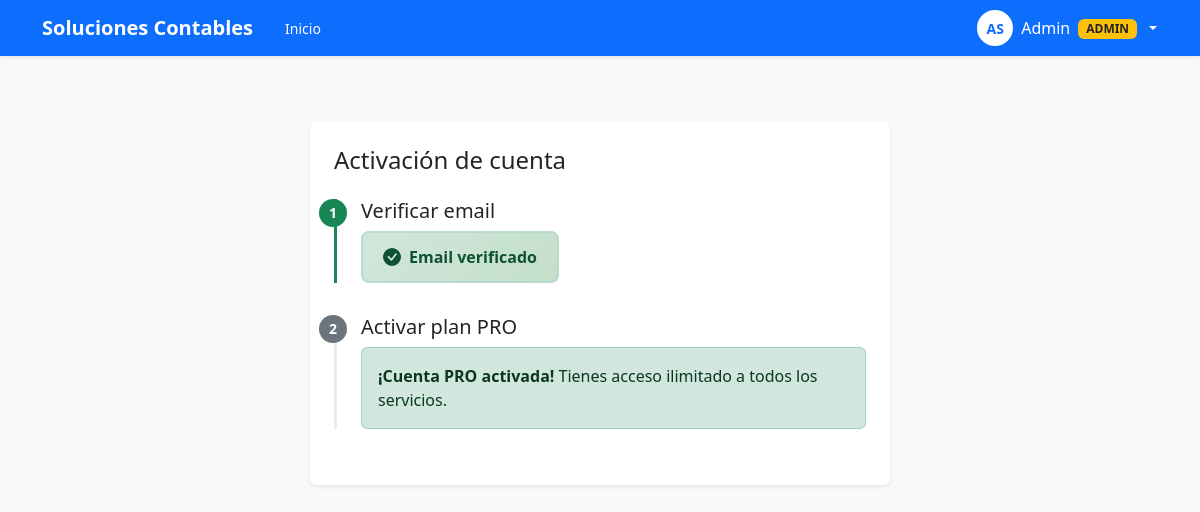
The app's page /auth/upgrade (signed in) with its own data.
### proc_detracciones/models.py (models this page shows, shortened)
class User(db.Model, UserMixin):
    __tablename__ = "user"
    id = db.Column(db.Integer, primary_key=True)
    email = db.Column(db.String(255), unique=True, nullable=True, index=True)
    username = db.Column(db.String(64), unique=True, nullable=True, index=True)
    password_hash = db.Column(db.String(255), nullable=True)
    role = db.Column(db.String(20), default="user", nullable=False)
    is_active_flag = db.Column(db.Boolean, default=True, nullable=False)
    trial_ends_at = db.Column(db.DateTime(timezone=True), nullable=True)
    is_email_verified = db.Column(db.Boolean, default=False, nullable=False)
    email_verified_at = db.Column(db.DateTime(timezone=True), nullable=True)
    first_name = db.Column(db.String(120), nullable=True)
    last_name = db.Column(db.String(120), nullable=True)
    phone = db.Column(db.String(15), nullable=True)  # ✅ NUEVO CAMPO
    account_status = db.Column(db.String(24), default="TRIAL_ACTIVO", nullable=False)
    payment_proof_submitted_at = db.Column(db.DateTime(timezone=True), nullable=True)
    payment_proof_url = db.Column(db.Text, nullable=True)
    payment_reviewed_at = db.Column(db.DateTime(timezone=True), nullable=True)
    payment_reviewed_by_admin_id = db.Column(db.Integer, db.ForeignKey("user.id"), nullable=True)
    reviewed_by_admin = db.relationship("User", remote_side=[id], backref="reviewed_users", uselist=False)
    created_at = db.Column(db.DateTime(timezone=True), default=utcnow, nullable=False)
    payment_proof_reviewed_at = db.Column(db.DateTime(timezone=True), nullable=True)
    def get_active_subscription(self):
        from datetime import datetime, timezone
        return UserPlanSubscription.query.filter(
            UserPlanSubscription.user_id == self.id,
            UserPlanSubscription.is_active == True,
            UserPlanSubscription.ends_at > datetime.now(timezone.utc)
        ).order_by(UserPlanSubscription.ends_at.desc()).first()
    @property
    def is_active(self) -> bool:
        return bool(self.is_active_flag)

### proc_detracciones/routes/auth.py (the view)
@auth_bp.get("/upgrade")
@login_required
def upgrade():
    if not current_user.email:
        return redirect(url_for("auth.register_get"))
    if current_user.account_status == 'ACTIVO':
        active_sub = current_user.get_active_subscription()
        if active_sub:
            return render_template("plan_status.html", subscription=active_sub)
    return render_template("upgrade.html")

### proc_detracciones/templates/upgrade.html (shortened to what this page needs)
{% extends "_base.html" %} {% block title %}Activar plan PRO{% endblock %}  {% block content %}
<div class="container py-5">
  <div class="card shadow-sm border-0 verification-card">
    <div class="card-body p-4">
      <h4 class="mb-4">
        {% if current_user.account_status == 'TRIAL_ACTIVO' %} Actualizar a plan
        de pago {% else %} Activación de cuenta {% endif %}
      </h4>
      <div
        class="step-container {% if current_user.is_email_verified %}completed{% endif %} {% if not current_user.first_name or not current_user.last_name %}disabled{% endif %}"
        id="step-1"
      >
        <div class="step-number">
          {% if current_user.first_name and current_user.last_name %}1{% else
          %}2{% endif %}
        </div>
        <h5 class="mb-2">Verificar email</h5>
        {% if not current_user.is_email_verified %} {% if not
        current_user.first_name or not current_user.last_name %}
        <p class="text-muted small mb-0">
          Completa tus datos personales primero
        </p>
        {% else %}
        <p class="text-muted small mb-3">
          {% if current_user.email %} Enviaremos un código de verificación a
          <strong>{{ current_user.email }}</strong>
          {% else %} Primero necesitas registrar un email válido {% endif %}
        </p>
        {% if current_user.email %}
        <div id="verificationArea">
          <div class="d-flex gap-2 mb-3">
            {% for i in range(4) %}
            <input
              type="text"
              maxlength="1"
              inputmode="numeric"
              autocomplete="off"
              class="form-control code-input"
              data-index="{{ i }}"
            />
            {% endfor %}
          </div>
          <div class="d-flex gap-2">
            <button id="btn-verify" class="btn btn-primary btn-sm" disabled>
              Verificar
            </button>
            <button id="btn-resend" class="btn-resend" type="button">
              <svg
                width="14"
                height="14"
                fill="currentColor"
                viewBox="0 0 16 16"
              >
                <path
                  fill-rule="evenodd"
                  d="M8 3a5 5 0 1 0 4.546 2.914.5.5 0 0 1 .908-.417A6 6 0 1 1 8 2v1z"
                />
                <path
                  d="M8 4.466V.534a.25.25 0 0 1 .41-.192l2.36 1.966c.12.1.12.284 0 .384L8.41 4.658A.25.25 0 0 1 8 4.466z"
                />
              </svg>
              <span id="btn-text">Enviar código</span>
            </button>
          </div>
        </div>
        <div id="verifiedArea" class="d-none">
          <div class="verified-badge">
            <svg width="18" height="18" fill="currentColor" viewBox="0 0 16 16">
              <path
                d="M16 8A8 8 0 1 1 0 8a8 8 0 0 1 16 0zm-3.97-3.03a.75.75 0 0 0-1.08.022L7.477 9.417 5.384 7.323a.75.75 0 0 0-1.06 1.06L6.97 11.03a.75.75 0 0 0 1.079-.02l3.992-4.99a.75.75 0 0 0-.01-1.05z"
              />
            </svg>
            Email verificado
          </div>
        </div>
        {% endif %} {% endif %} {% else %}
        <div class="verified-badge">
          <svg width="18" height="18" fill="currentColor" viewBox="0 0 16 16">
            <path
              d="M16 8A8 8 0 1 1 0 8a8 8 0 0 1 16 0zm-3.97-3.03a.75.75 0 0 0-1.08.022L7.477 9.417 5.384 7.323a.75.75 0 0 0-1.06 1.06L6.97 11.03a.75.75 0 0 0 1.079-.02l3.992-4.99a.75.75 0 0 0-.01-1.05z"
            />
          </svg>
          Email verificado
        </div>
        {% endif %}
      </div>
      <div
        class="step-container {% if not current_user.is_email_verified or not current_user.first_name or not current_user.last_name %}disabled{% endif %}"
        id="step-2"
      >
        <div class="step-number">
          {% if current_user.first_name and current_user.last_name %}2{% else
          %}3{% endif %}
        </div>
        <h5 class="mb-2">Activar plan PRO</h5>
        {% if current_user.account_status == 'ACTIVO' %}
        <div class="alert alert-success mb-0">
          <strong>¡Cuenta PRO activada!</strong> Tienes acceso ilimitado a todos
          los servicios.
        </div>
        {% elif current_user.account_status == 'PENDIENTE_REVISION' %}
        <div class="alert alert-info mb-0">
          <strong>Tu pago está en revisión.</strong> Te notificaremos cuando tu
          cuenta PRO sea activada.
        </div>
        {% endif %}
      </div>
    </div>
  </div>
</div>
{% endblock %}

### proc_detracciones/templates/_base.html (shortened to what this page needs)
<!DOCTYPE html>
<html lang="es">
  <head>
    <link
      href="https://cdn.jsdelivr.net/npm/bootstrap@5.3.2/dist/css/bootstrap.min.css"
      rel="stylesheet"
    />
  </head>
  <body class="bg-light">
    <nav
      class="navbar navbar-expand-lg navbar-dark bg-primary navbar-sticky shadow-sm"
    >
      <div class="container">
        <a
          class="navbar-brand fw-semibold"
          href="{{ url_for('home.index') if current_user.is_authenticated else url_for('auth.login') }}"
        >
          Soluciones Contables
        </a>
        {% if current_user.is_authenticated %}
        <div class="breadcrumb-inline d-none d-lg-flex align-items-center ms-3">
          <a href="{{ url_for('home.index') }}">Inicio</a>
        </div>
        {% endif %}
        <div class="collapse navbar-collapse" id="navbarNav">
          <div class="d-flex align-items-center gap-3">
            {% if current_user.is_authenticated %} {% set status =
            (current_user.account_status or 'TRIAL_ACTIVO') %}
            <div class="dropdown">
              <button
                class="btn btn-link text-white dropdown-toggle text-decoration-none p-0 d-flex align-items-center gap-2"
                type="button"
                data-bs-toggle="dropdown"
              >
                <div class="user-avatar">
                  {% if current_user.first_name and current_user.last_name %} {{
                  current_user.first_name[0]|upper }}{{
                  current_user.last_name[0]|upper }} {% elif
                  current_user.username %} {{ current_user.username[:2]|upper }}
                  {% elif current_user.email %} {{ current_user.email[0]|upper
                  }} {% else %} U {% endif %}
                </div>
                <span class="d-none d-md-inline fw-500">
                  {% if current_user.first_name %} {{ current_user.first_name }}
                  {% if current_user.role == 'admin' %}
                  <span class="badge bg-warning text-dark ms-1">ADMIN</span>
                  {% endif %} {% elif current_user.username %} {{
                  current_user.username }} {% elif current_user.email %} {{
                  current_user.email.split('@')[0] }} {% else %} Usuario {%
                  endif %}
                </span>
              </button>
            </div>
            {% endif %}
          </div>
        </div>
      </div>
    </nav>
    <div class="container" style="max-width: 980px; padding-top: 18px">
       {% block content %}{% endblock %}
    </div>
  </body>
</html>

### proc_detracciones/templates/_base.html (style rules this page uses)
.navbar-sticky { position: sticky; top: 0; z-index: 1020; }
body { padding-top: 0; }
.user-avatar { width: 36px; height: 36px; background: white; color: #0d6efd; border-radius: 50%; display: flex; align-items: center; justify-content: center; font-weight: 600; font-size: 0.875rem; border: 2px solid rgba(255, 255, 255, 0.3); }
.breadcrumb-inline { color: rgba(255, 255, 255, 0.7); font-size: 0.875rem; }
.breadcrumb-inline a { color: white; text-decoration: none; transition: opacity 0.2s; }

### proc_detracciones/templates/upgrade.html (style rules this page uses)
.verified-badge { display: inline-flex; align-items: center; gap: 0.5rem; padding: 0.75rem 1.25rem; background: linear-gradient(135deg, #d1e7dd 0%, #c3dfc9 100%); border: 2px solid #badbcc; border-radius: 0.5rem; color: #0f5132; font-weight: 600; animation: slideIn 0.3s ease; }
.step-container { border-left: 3px solid #e9ecef; padding-left: 1.5rem; margin-bottom: 2rem; position: relative; }
.step-container.completed { border-color: #198754; }
.step-number { position: absolute; left: -1.125rem; top: 0; width: 1.75rem; height: 1.75rem; background: #6c757d; color: white; border-radius: 50%; display: flex; align-items: center; justify-content: center; font-size: 0.875rem; font-weight: 600; }
.step-container.completed .step-number { background: #198754; }
.verification-card { max-width: 580px; margin: 0 auto; }

### records on screen
User: first_name "A", last_name "S", first_name "Admin"
